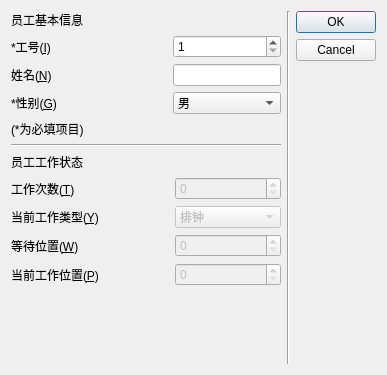
<?xml version="1.0" encoding="UTF-8"?>
<ui version="4.0">
 <class>UpdateStuffDialog</class>
 <widget class="QDialog" name="UpdateStuffDialog">
  <property name="geometry">
   <rect>
    <x>0</x>
    <y>0</y>
    <width>387</width>
    <height>375</height>
   </rect>
  </property>
  <property name="minimumSize">
   <size>
    <width>387</width>
    <height>375</height>
   </size>
  </property>
  <property name="windowTitle">
   <string>添加员工</string>
  </property>
  <layout class="QHBoxLayout" name="horizontalLayout">
   <item>
    <layout class="QVBoxLayout" name="verticalLayout">
     <item>
      <layout class="QGridLayout" name="gridLayout" columnstretch="1,0">
       <item row="0" column="0">
        <widget class="QLabel" name="label_5">
         <property name="text">
          <string>员工基本信息</string>
         </property>
        </widget>
       </item>
       <item row="1" column="0">
        <widget class="QLabel" name="label">
         <property name="text">
          <string>*工号(&amp;I)</string>
         </property>
         <property name="buddy">
          <cstring>IdSpinBox</cstring>
         </property>
        </widget>
       </item>
       <item row="1" column="1">
        <widget class="QSpinBox" name="IdSpinBox">
         <property name="toolTip">
          <string/>
         </property>
         <property name="readOnly">
          <bool>false</bool>
         </property>
         <property name="minimum">
          <number>1</number>
         </property>
         <property name="maximum">
          <number>300</number>
         </property>
         <property name="value">
          <number>1</number>
         </property>
        </widget>
       </item>
       <item row="2" column="0">
        <widget class="QLabel" name="label_3">
         <property name="text">
          <string>姓名(&amp;N)</string>
         </property>
         <property name="buddy">
          <cstring>nameLineEdit</cstring>
         </property>
        </widget>
       </item>
       <item row="2" column="1">
        <widget class="QLineEdit" name="nameLineEdit">
         <property name="toolTip">
          <string>姓名可以为空.</string>
         </property>
        </widget>
       </item>
       <item row="3" column="0">
        <widget class="QLabel" name="label_2">
         <property name="text">
          <string>*性别(&amp;G)</string>
         </property>
         <property name="buddy">
          <cstring>genderComboBox</cstring>
         </property>
        </widget>
       </item>
       <item row="3" column="1">
        <widget class="QComboBox" name="genderComboBox">
         <item>
          <property name="text">
           <string>男</string>
          </property>
         </item>
         <item>
          <property name="text">
           <string>女</string>
          </property>
         </item>
        </widget>
       </item>
       <item row="4" column="0" colspan="2">
        <widget class="QLabel" name="label_4">
         <property name="text">
          <string>(*为必填项目)</string>
         </property>
        </widget>
       </item>
      </layout>
     </item>
     <item>
      <widget class="Line" name="line_2">
       <property name="orientation">
        <enum>Qt::Horizontal</enum>
       </property>
      </widget>
     </item>
     <item>
      <layout class="QGridLayout" name="gridLayout_2" columnstretch="3,2">
       <item row="0" column="0">
        <widget class="QLabel" name="label_6">
         <property name="toolTip">
          <string>只有当修改员工信息时才能选择对应的选项.</string>
         </property>
         <property name="text">
          <string>员工工作状态</string>
         </property>
        </widget>
       </item>
       <item row="1" column="0">
        <widget class="QLabel" name="label_7">
         <property name="text">
          <string>工作次数(&amp;T)</string>
         </property>
         <property name="buddy">
          <cstring>wTimeSpinBox</cstring>
         </property>
        </widget>
       </item>
       <item row="1" column="1">
        <widget class="QSpinBox" name="wTimeSpinBox">
         <property name="enabled">
          <bool>false</bool>
         </property>
        </widget>
       </item>
       <item row="2" column="0">
        <widget class="QLabel" name="label_8">
         <property name="text">
          <string>当前工作类型(&amp;Y)</string>
         </property>
         <property name="buddy">
          <cstring>wTypeComboBox</cstring>
         </property>
        </widget>
       </item>
       <item row="2" column="1">
        <widget class="QComboBox" name="wTypeComboBox">
         <property name="enabled">
          <bool>false</bool>
         </property>
         <property name="toolTip">
          <string>员工的工作类型.休息为不上班状态.</string>
         </property>
         <item>
          <property name="text">
           <string>排钟</string>
          </property>
         </item>
         <item>
          <property name="text">
           <string>点钟</string>
          </property>
         </item>
         <item>
          <property name="text">
           <string>选钟</string>
          </property>
         </item>
         <item>
          <property name="text">
           <string>等待</string>
          </property>
         </item>
         <item>
          <property name="text">
           <string>休息</string>
          </property>
         </item>
        </widget>
       </item>
       <item row="3" column="0">
        <widget class="QLabel" name="label_9">
         <property name="text">
          <string>等待位置(&amp;W)</string>
         </property>
         <property name="buddy">
          <cstring>waitPosSpinBox</cstring>
         </property>
        </widget>
       </item>
       <item row="3" column="1">
        <widget class="QSpinBox" name="waitPosSpinBox">
         <property name="enabled">
          <bool>false</bool>
         </property>
         <property name="toolTip">
          <string>员工在这次等待队列中的等待位置.[与工作次数有关]</string>
         </property>
        </widget>
       </item>
       <item row="4" column="0">
        <widget class="QLabel" name="label_10">
         <property name="text">
          <string>当前工作位置(&amp;P)</string>
         </property>
         <property name="buddy">
          <cstring>workPosSpinBox</cstring>
         </property>
        </widget>
       </item>
       <item row="4" column="1">
        <widget class="QSpinBox" name="workPosSpinBox">
         <property name="enabled">
          <bool>false</bool>
         </property>
         <property name="toolTip">
          <string>员工在这次工作队列中的工作位置.[与工作次数有关]</string>
         </property>
        </widget>
       </item>
      </layout>
     </item>
     <item>
      <spacer name="verticalSpacer">
       <property name="orientation">
        <enum>Qt::Vertical</enum>
       </property>
       <property name="sizeHint" stdset="0">
        <size>
         <width>20</width>
         <height>40</height>
        </size>
       </property>
      </spacer>
     </item>
    </layout>
   </item>
   <item>
    <widget class="Line" name="line">
     <property name="orientation">
      <enum>Qt::Vertical</enum>
     </property>
    </widget>
   </item>
   <item>
    <layout class="QVBoxLayout" name="verticalLayout_2">
     <item>
      <widget class="QDialogButtonBox" name="buttonBox">
       <property name="orientation">
        <enum>Qt::Vertical</enum>
       </property>
       <property name="standardButtons">
        <set>QDialogButtonBox::Cancel|QDialogButtonBox::Ok</set>
       </property>
      </widget>
     </item>
     <item>
      <spacer name="verticalSpacer_3">
       <property name="orientation">
        <enum>Qt::Vertical</enum>
       </property>
       <property name="sizeType">
        <enum>QSizePolicy::MinimumExpanding</enum>
       </property>
       <property name="sizeHint" stdset="0">
        <size>
         <width>20</width>
         <height>158</height>
        </size>
       </property>
      </spacer>
     </item>
    </layout>
   </item>
  </layout>
 </widget>
 <tabstops>
  <tabstop>IdSpinBox</tabstop>
  <tabstop>nameLineEdit</tabstop>
  <tabstop>genderComboBox</tabstop>
  <tabstop>wTimeSpinBox</tabstop>
  <tabstop>wTypeComboBox</tabstop>
  <tabstop>waitPosSpinBox</tabstop>
  <tabstop>workPosSpinBox</tabstop>
  <tabstop>buttonBox</tabstop>
 </tabstops>
 <resources/>
 <connections>
  <connection>
   <sender>buttonBox</sender>
   <signal>accepted()</signal>
   <receiver>UpdateStuffDialog</receiver>
   <slot>accept()</slot>
   <hints>
    <hint type="sourcelabel">
     <x>334</x>
     <y>137</y>
    </hint>
    <hint type="destinationlabel">
     <x>335</x>
     <y>232</y>
    </hint>
   </hints>
  </connection>
  <connection>
   <sender>buttonBox</sender>
   <signal>rejected()</signal>
   <receiver>UpdateStuffDialog</receiver>
   <slot>reject()</slot>
   <hints>
    <hint type="sourcelabel">
     <x>312</x>
     <y>103</y>
    </hint>
    <hint type="destinationlabel">
     <x>315</x>
     <y>287</y>
    </hint>
   </hints>
  </connection>
 </connections>
</ui>
